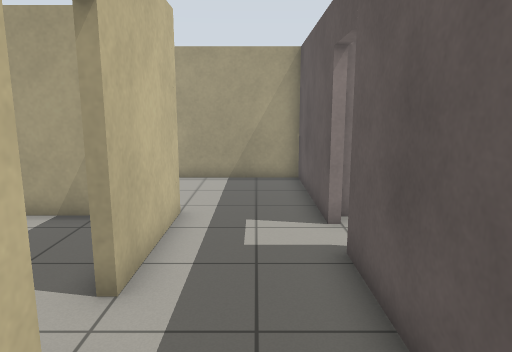
View 1 (above)

24 first-person views from a walk through a robot-simulator world made for Gazebo. The camera is 1.3 m above the floor, tilts 10° down and sees 70° across. The floor is counted in squares, 0.5 m on a side. Each view is taken from the middle of a square. On the plan, view 1 faces up. The plan holds only what a view shows up to about 20 squares ahead; the rest is blank. The robots in the file are not drawn. Gazebo's built-in surfaces are drawn with simple patterns.

View 2
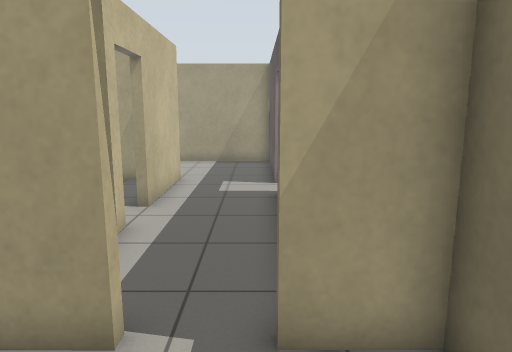

View 3
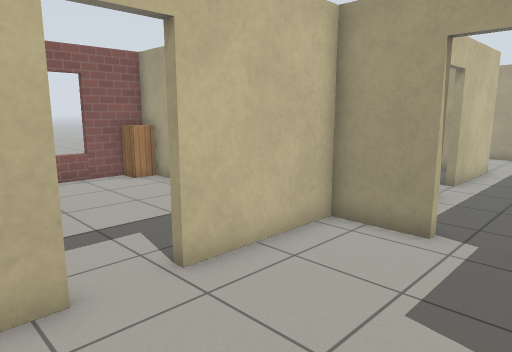

View 4
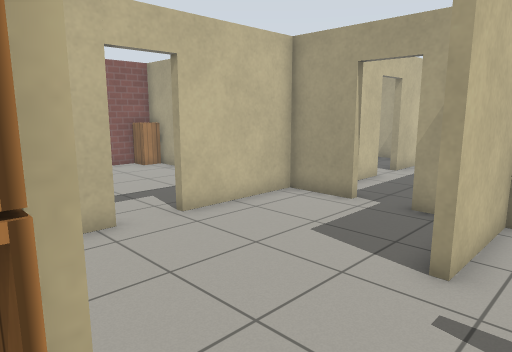

View 5
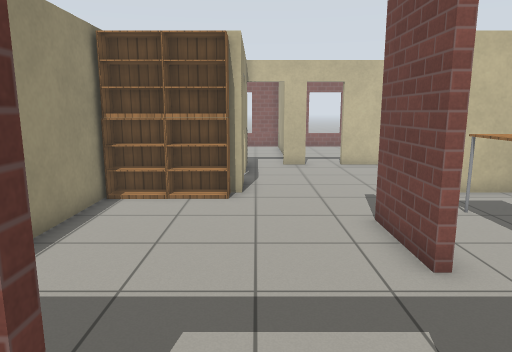

View 6
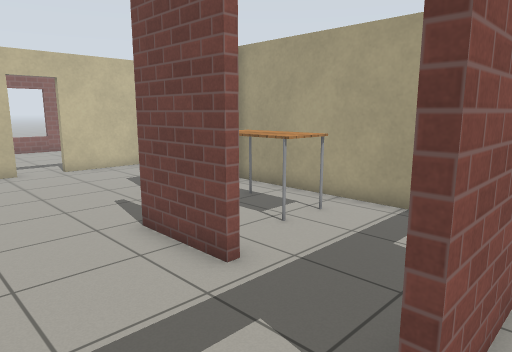

View 7
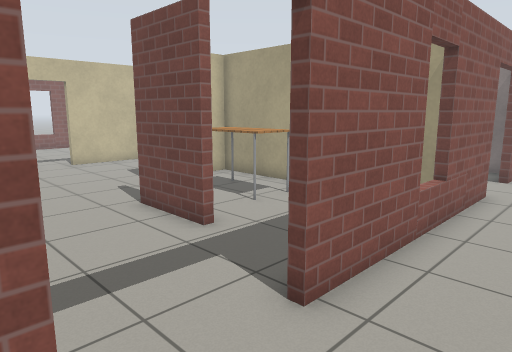

View 8
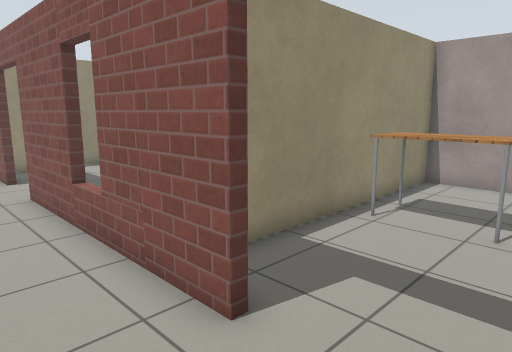

View 9
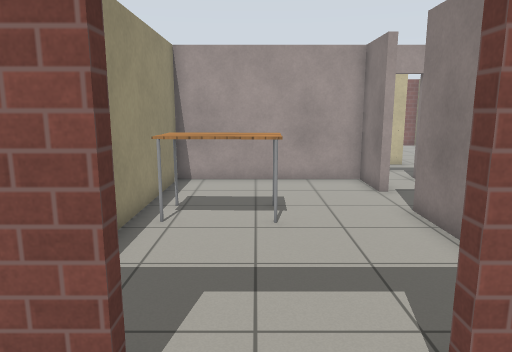

View 10
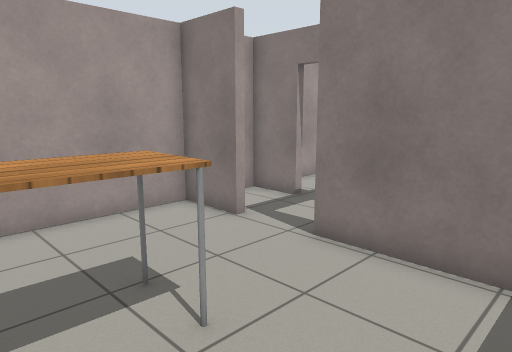

View 11
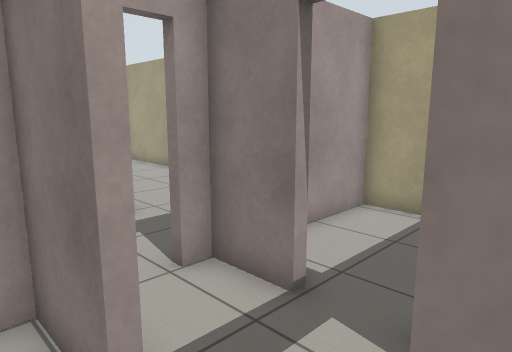

View 12
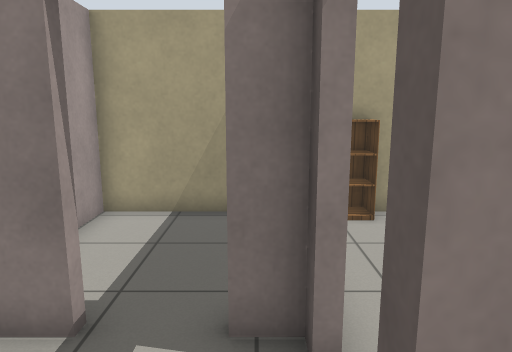

View 13
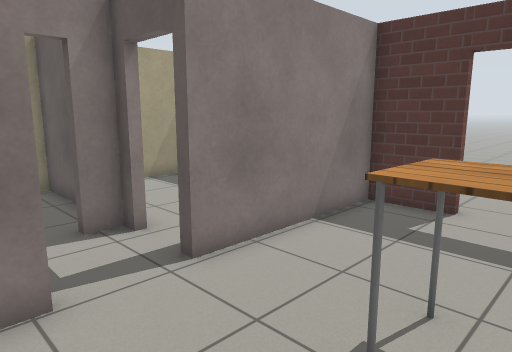

View 14
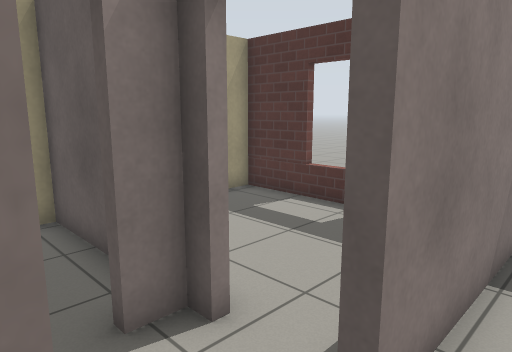

View 15
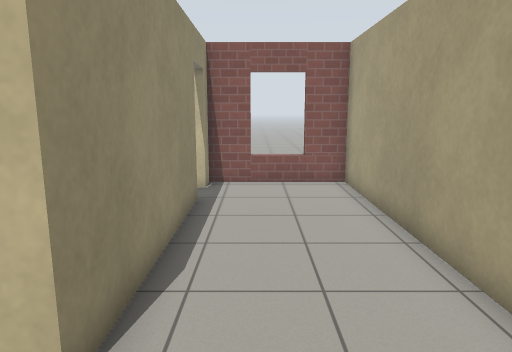

View 16
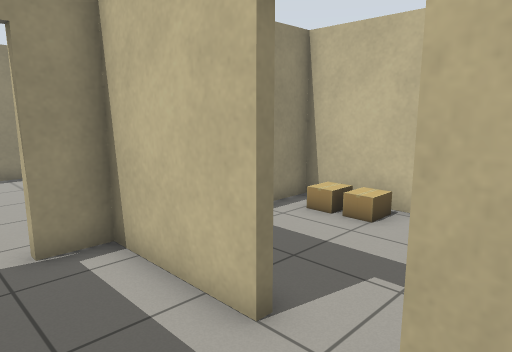

View 17
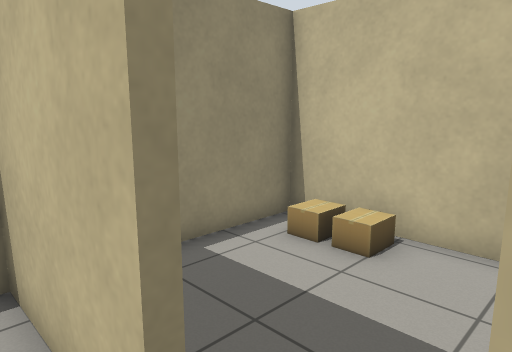

View 18
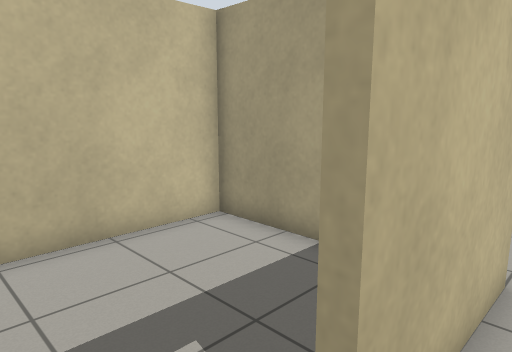

View 19
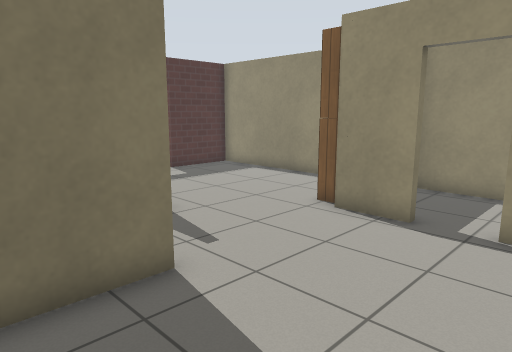

View 20
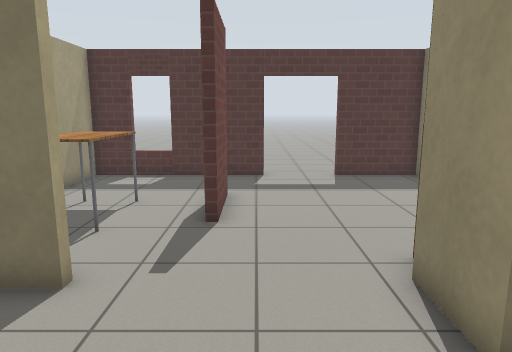

View 21
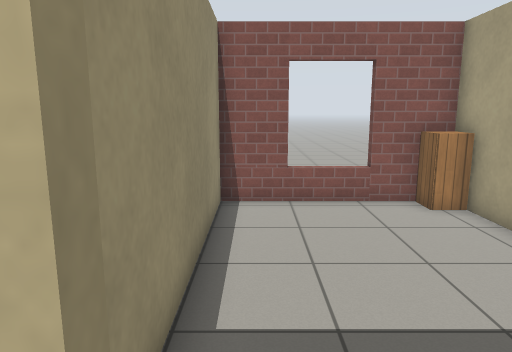

View 22
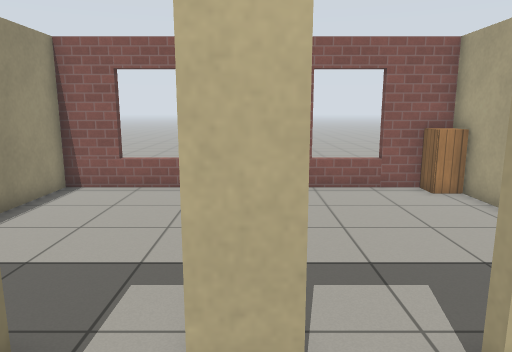

View 23
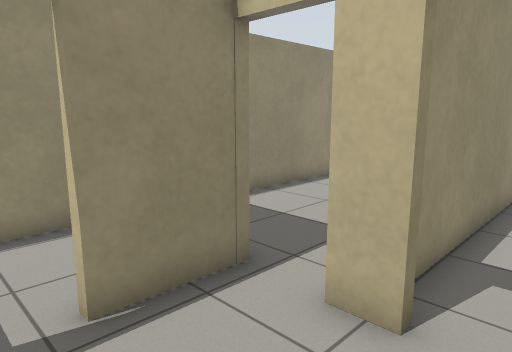

View 24
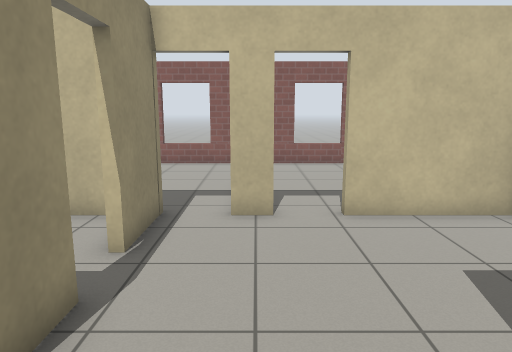

### Floor plan
Points are (right, up) in squares from view 1. A wall is a line through its corners. A room is listed if a view was taken in it or the views show most of it. See-through windows are left out.
Room 1 (views 1, 15, 16, 17, 18)
walls: (1.7, 8.1) (1.7, 14.3) (-12.5, 14.3) (-12.5, 9.2); (-9.8, 9.2) (-2, 9.2) (-2, 4.8); (-2, 3) (-2, -1) (-0.5, -1); (1.7, 2.1) (1.7, 6.5)
ways out: open door at (0.5, -1) to room 2; open door at (-2, 3.5) to room 6; open door at (2, 7.5) to room 9; open door at (-10.5, 9)
Room 2 (views 2, 3, 19, 20, 21, 22, 23)
walls: (3.1, -5.3) (3.1, -1.4) (1.2, -1.4); (-3, -7.6) (-3, -8.8); (-0.5, -1.4) (-3, -1.3) (-3, -5.8); (1.3, -10.5) (3.4, -10.5); (-3.4, -10.5) (-0.4, -10.5)
ways out: open door at (0.5, -1) to room 1; opening at (3, -7.5) to room 3; open door at (-3, -6.5) to room 7; open door at (-3, -9.5)
Room 3 (views 4, 24)
walls: (9.5, -7.1) (6.4, -7.1); (12.9, -8.4) (12.9, -1.4) (3.4, -1.4) (3.4, -5.1); (3.4, -10.5) (3.4, -10.9); (4.5, -14.6) (12.9, -14.6) (12.9, -11.2)
ways out: opening at (3, -7.5) to room 2; open door at (13, -10) to room 4
objects: bookshelf (4, -15); bookshelf (4, -14) to (4, -13); bookshelf (4, -12); bookshelf (4, -11); table (6, -5) to (9, -3)
Room 4 (views 5, 6, 7, 8, 9)
walls: (13.2, -11.2) (13.2, -12.4); (13.2, 0.9) (13.2, -8.4); (13.2, 4.3) (13.2, 3.8)
ways out: open door at (13, -10) to room 3; open door at (13, 2) to room 5
Room 5 (views 10, 11, 12, 13, 14)
walls: (4.4, 6.2) (2, 6.2) (2, -1.1) (11.2, -1.1); (12.9, 3.8) (12.9, 6.2) (6.6, 6.2)
ways out: open door at (13, 2) to room 4; opening at (5.5, 6) to room 9
objects: table (6, 0) to (8, 3)
Room 6 (no view inside)
walls: (-3.5, 8.9) (-8.3, 8.9) (-8.3, -1) (-4.9, -1)
ways out: open door at (-2, 3.5) to room 1
objects: cardboard box (-8, 2) to (-7, 2); cardboard box (-7, 0) to (-7, 1)
Room 7 (no view inside)
walls: (-9.6, -1.3) (-12.5, -1.3) (-12.5, -8) (-4.3, -8)
ways out: open door at (-3, -6.5) to room 2
objects: cabinet (-12, -2) to (-11, -2)
Room 8 (no view inside)
walls: (6.6, 11.4) (6.6, 14.3) (2, 14.3) (2, 11.6)
ways out: open door at (4.5, 9) to room 9
Room 9 (no view inside)
walls: (6.6, 6.2) (6.6, 6.6); (6.6, 8.3) (6.6, 8.9) (5.7, 8.9); (4, 8.9) (2, 8.9) (2, 8.3)
ways out: open door at (2, 7.5) to room 1; opening at (5.5, 6) to room 5; open door at (4.5, 9) to room 8; open door at (7, 7.5)

Positions as (right, up) in squares from view 1, and headings:
1: (0, 0), facing up
2: (1, -5), facing up
3: (2, -9), facing up-left
4: (5, -11), facing up-left
5: (15, -10), facing left
6: (14, -11), facing up-left
7: (16, -12), facing up-left
8: (16, 4), facing down-left
9: (16, 2), facing left
10: (11, 0), facing up-left
11: (7, 5), facing up-left
12: (6, 5), facing up
13: (3, 1), facing up-right
14: (4, 5), facing up-right
15: (1, 11), facing left
16: (1, 6), facing down-left
17: (-1, 5), facing down-left
18: (-1, 3), facing up-left
19: (-2, -2), facing down-right
20: (-2, -8), facing right
21: (-2, -7), facing left
22: (0, -8), facing left
23: (1, -6), facing down-left
24: (6, -8), facing left
